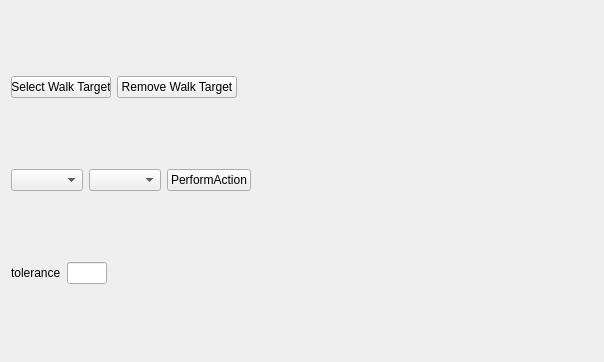
<?xml version="1.0" encoding="UTF-8"?>
<ui version="4.0">
 <class>NavAgentWidget</class>
 <widget class="QWidget" name="NavAgentWidget">
  <property name="geometry">
   <rect>
    <x>0</x>
    <y>0</y>
    <width>604</width>
    <height>362</height>
   </rect>
  </property>
  <property name="windowTitle">
   <string>Form</string>
  </property>
  <layout class="QVBoxLayout" name="verticalLayout">
   <item>
    <layout class="QHBoxLayout" name="horizontalLayout">
     <item>
      <widget class="QPushButton" name="SelectWalkTargetButton">
       <property name="maximumSize">
        <size>
         <width>100</width>
         <height>16777215</height>
        </size>
       </property>
       <property name="text">
        <string>Select Walk Target</string>
       </property>
      </widget>
     </item>
     <item>
      <widget class="QPushButton" name="removeWalkTargetButton">
       <property name="text">
        <string>Remove Walk Target</string>
       </property>
      </widget>
     </item>
     <item>
      <spacer name="horizontalSpacer">
       <property name="orientation">
        <enum>Qt::Horizontal</enum>
       </property>
       <property name="sizeHint" stdset="0">
        <size>
         <width>40</width>
         <height>20</height>
        </size>
       </property>
      </spacer>
     </item>
    </layout>
   </item>
   <item>
    <layout class="QHBoxLayout" name="horizontalLayout_2">
     <item>
      <widget class="QComboBox" name="actionComboBox"/>
     </item>
     <item>
      <widget class="QComboBox" name="keyframeComboBox"/>
     </item>
     <item>
      <widget class="QPushButton" name="performActionButton">
       <property name="maximumSize">
        <size>
         <width>100</width>
         <height>16777215</height>
        </size>
       </property>
       <property name="text">
        <string>PerformAction</string>
       </property>
      </widget>
     </item>
     <item>
      <spacer name="horizontalSpacer_2">
       <property name="orientation">
        <enum>Qt::Horizontal</enum>
       </property>
       <property name="sizeHint" stdset="0">
        <size>
         <width>40</width>
         <height>20</height>
        </size>
       </property>
      </spacer>
     </item>
    </layout>
   </item>
   <item>
    <layout class="QHBoxLayout" name="horizontalLayout_3">
     <item>
      <widget class="QLabel" name="label">
       <property name="text">
        <string>tolerance</string>
       </property>
      </widget>
     </item>
     <item>
      <widget class="QLineEdit" name="toleranceLineEdit">
       <property name="maximumSize">
        <size>
         <width>40</width>
         <height>16777215</height>
        </size>
       </property>
      </widget>
     </item>
     <item>
      <spacer name="horizontalSpacer_3">
       <property name="orientation">
        <enum>Qt::Horizontal</enum>
       </property>
       <property name="sizeHint" stdset="0">
        <size>
         <width>40</width>
         <height>20</height>
        </size>
       </property>
      </spacer>
     </item>
    </layout>
   </item>
  </layout>
 </widget>
 <resources/>
 <connections/>
</ui>
